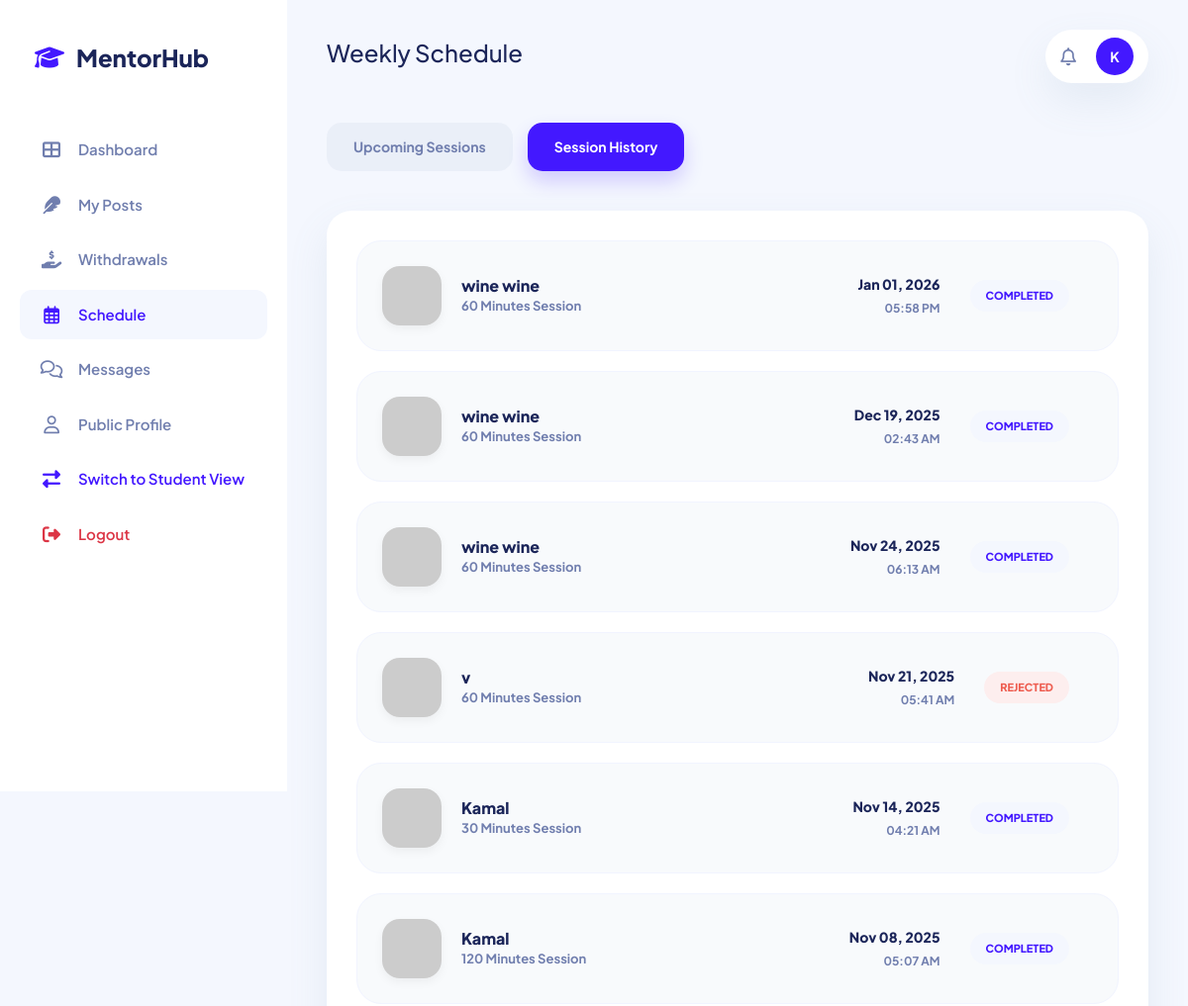
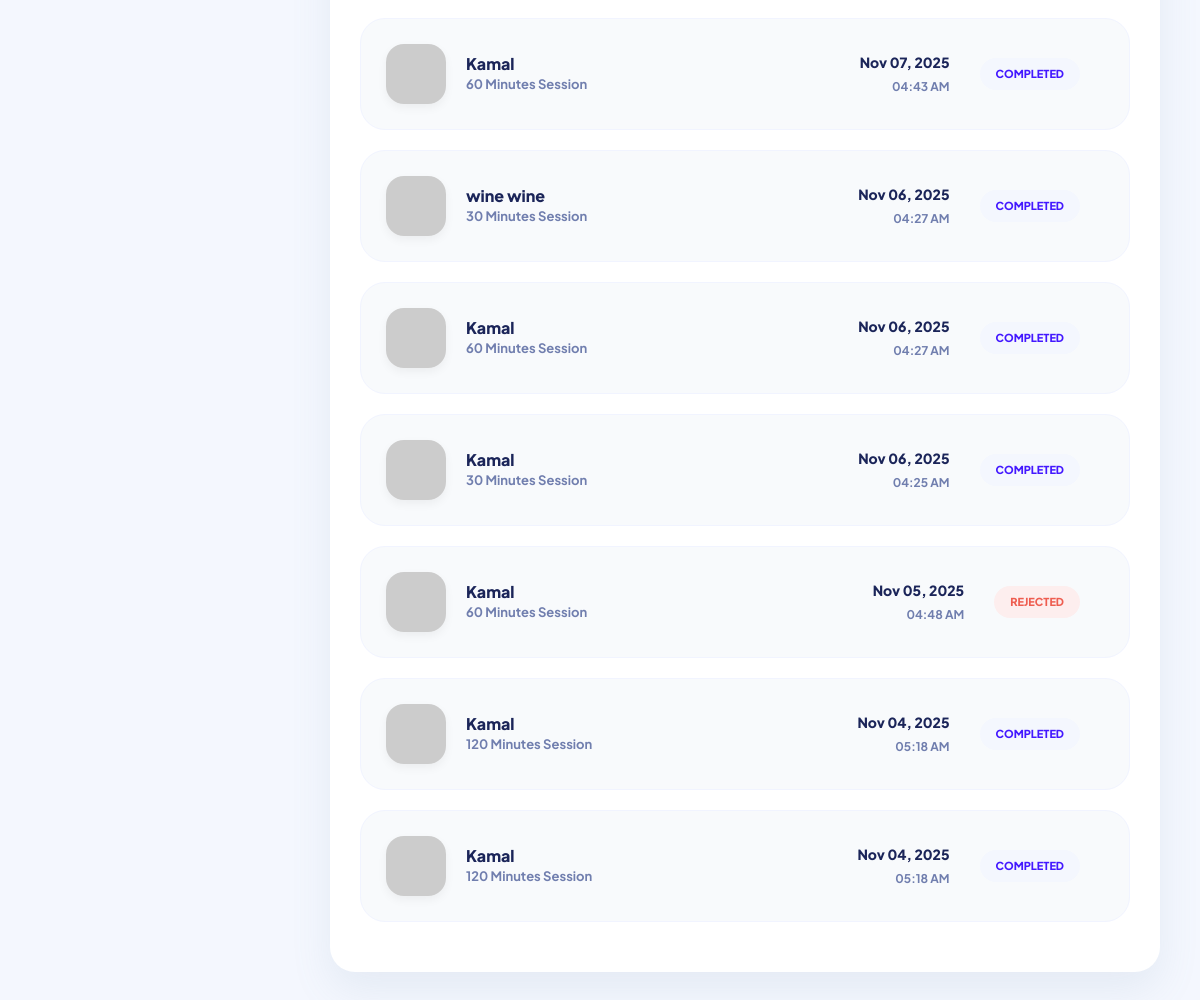
Page /mentor/schedule.php?tab=history (signed in) on the committed database (2 pictures, top to bottom).
### tables this page shows
CREATE TABLE `users` (
  `id` int(11) NOT NULL,
  `name` varchar(100) NOT NULL,
  `email` varchar(150) NOT NULL,
  `password` varchar(255) NOT NULL,
  `created_by_admin` int(11) DEFAULT NULL,
  `role` enum('admin','student','mentor') DEFAULT 'student',
  `status` enum('active','suspended') DEFAULT 'active',
  `created_by` int(11) DEFAULT NULL,
  `mentor_id` int(11) DEFAULT NULL,
  `is_mentor` tinyint(1) DEFAULT 0,
  `created_at` datetime DEFAULT current_timestamp(),
  `balance` decimal(10,2) NOT NULL DEFAULT 0.00,
  `mentor_status` varchar(20) DEFAULT 'none',
  `hourly_rate` decimal(10,2) DEFAULT 10.00,
  `is_volunteer` tinyint(1) DEFAULT 0,
  `admin_id` int(11) DEFAULT NULL,
  `education` text DEFAULT NULL,
  `expertise` text DEFAULT NULL,
  `bio` text DEFAULT NULL,
  `mentor_documents` text DEFAULT NULL,
  `profile_photo` varchar(255) DEFAULT NULL,
  `last_seen` datetime DEFAULT NULL,
  `qr_code` varchar(255) DEFAULT NULL,
  `teaching_balance` decimal(10,2) DEFAULT 0.00
);

CREATE TABLE `appointments` (
  `id` int(11) NOT NULL,
  `student_id` int(11) DEFAULT NULL,
  `mentor_id` int(11) DEFAULT NULL,
  `scheduled_at` datetime DEFAULT NULL,
  `points` decimal(10,2) DEFAULT 0.00,
  `duration_minutes` int(11) DEFAULT NULL,
  `status` enum('pending','paid','accepted','rejected','completed','cancelled') DEFAULT 'pending',
  `price` decimal(10,2) DEFAULT NULL,
  `created_at` datetime DEFAULT current_timestamp(),
  `mentor_paid` tinyint(1) DEFAULT 0,
  `room_id` varchar(100) DEFAULT NULL
);

### public/mentor/schedule.php (the view, shortened to what this page needs)
<?php
require_once '../../includes/db.php';
$mentor_id = $_SESSION['user_id'];
$current_tab = $_GET['tab'] ?? 'upcoming';
$status_filter = ($current_tab === 'upcoming')
    ? "a.status IN ('pending', 'accepted')"
    : "a.status IN ('completed', 'cancelled', 'rejected')";
$stmt = $pdo->prepare("
    SELECT a.*, u.name AS student_name, u.profile_photo AS student_photo
    FROM appointments a
    JOIN users u ON a.student_id = u.id
    WHERE a.mentor_id = ? AND $status_filter
    ORDER BY a.scheduled_at DESC
");
$stmt->execute([$mentor_id]);
$appointments = $stmt->fetchAll(PDO::FETCH_ASSOC);
$stmt = $pdo->prepare("SELECT name FROM users WHERE id = ?");
$stmt->execute([$mentor_id]);
$mentor = $stmt->fetch(PDO::FETCH_ASSOC);
?>
<!DOCTYPE html>
<html lang="en">
<head>
    <link href="https://cdn.jsdelivr.net/npm/bootstrap@5.3.0/dist/css/bootstrap.min.css" rel="stylesheet">
    <link rel="stylesheet" href="https://cdnjs.cloudflare.com/ajax/libs/font-awesome/6.4.0/css/all.min.css">
</head>
<body>
<div class="sidebar">
    <a href="index.php" class="brand-logo">
        <i class="fas fa-graduation-cap"></i>
        <span class="brand-title">MentorHub</span>
    </a>
    <div class="nav-menu">
        <a href="index.php" class="nav-item">
            <i class="fas fa-th-large"></i> Dashboard
        </a>
        <a href="posts.php" class="nav-item">
            <i class="fas fa-feather"></i> My Posts
        </a>
        <a href="withdraw.php" class="nav-item">
            <i class="fas fa-hand-holding-usd"></i> Withdrawals
        </a>
        <a href="schedule.php" class="nav-item active">
            <i class="far fa-calendar-alt"></i> Schedule
        </a>
        <a href="chat.php" class="nav-item">
            <i class="far fa-comments"></i> Messages
        </a>
        <a href="mentor_profile.php?id=<?= $mentor_id ?>" class="nav-item">
            <i class="far fa-user"></i> Public Profile
        </a>
        <a href="../student/index.php" class="nav-item mt-auto" style="color: var(--primary);">
            <i class="fas fa-exchange-alt"></i> Switch to Student View
        </a>
    </div>
    <div class="sidebar-footer">
        <a href="../logout.php" class="nav-item text-danger">
            <i class="fas fa-sign-out-alt"></i> Logout
        </a>
    </div>
</div>
<div class="main-content">
    <div class="topbar">
        <h4>Weekly <span class="fw-800">Schedule</span></h4>
        <div class="top-icons">
            <i class="far fa-bell icon-btn"></i>
            <div class="user-avatar"><?= substr($mentor['name'], 0, 1) ?></div>
        </div>
    </div>
    <div class="premium-tabs">
        <a href="?tab=upcoming" class="tab-btn <?= $current_tab === 'upcoming' ? 'active' : '' ?>">Upcoming Sessions</a>
        <a href="?tab=history" class="tab-btn <?= $current_tab === 'history' ? 'active' : '' ?>">Session History</a>
    </div>
    <div class="panel">
        <?php if (empty($appointments)): ?>
            <div class="text-center py-5">
                <i class="far fa-calendar-times mb-3 opacity-20" style="font-size: 60px;"></i>
                <h5 class="fw-800 text-secondary">No sessions scheduled</h5>
                <p class="text-muted fw-600">You don't have any <?= $current_tab ?> sessions listed yet.</p>
            </div>
        <?php else: ?>
            <div class="schedule-grid">
                <?php foreach($appointments as $appt): ?>
                    <?php
                        $photo = !empty($appt['student_photo']) ? '../../uploads/' . $appt['student_photo'] : 'https://ui-avatars.com/api/?name='.urlencode($appt['student_name']).'&background=4318FF&color=fff';
                    ?>
                    <div class="appt-card">
                        <div class="student-profile">
                            <img src="<?= $photo ?>" class="student-avatar">
                            <div class="student-info">
                                <h6><?= htmlspecialchars($appt['student_name']) ?></h6>
                                <p><?= $appt['duration_minutes'] ?> Minutes Session</p>
                            </div>
                        </div>
                        <div class="d-flex align-items-center">
                            <div class="appt-time-info">
                                <span class="appt-date"><?= date('M d, Y', strtotime($appt['scheduled_at'])) ?></span>
                                <span class="appt-clock"><?= date('h:i A', strtotime($appt['scheduled_at'])) ?></span>
                            </div>
                            <div class="status-box me-4">
                                <span class="status-badge status-<?= $appt['status'] ?>">
                                    <?= $appt['status'] ?>
                                </span>
                            </div>
                        </div>
                    </div>
                <?php endforeach; ?>
            </div>
        <?php endif; ?>
    </div>
</div>
</body>
</html>

### public/mentor/schedule.php (style rules this page uses)
:root { --primary: #4318FF; --primary-light: #F4F7FE; --secondary: #707EAE; --dark: #1B2559; --success: #05CD99; --danger: #EE5D50; --bg: #F4F7FE; --card-bg: #FFFFFF; --sidebar-width: 290px; --shadow-md: 0px 18px 40px rgba(112, 144, 176, 0.12); }
body { font-family: 'Plus Jakarta Sans', sans-serif; background-color: var(--bg); color: var(--dark); min-height: 100vh; margin: 0; display: flex; }
.sidebar { width: var(--sidebar-width); background: var(--card-bg); height: 100vh; position: fixed; left: 0; top: 0; padding: 40px 20px; display: flex; flex-direction: column; z-index: 1000; }
.brand-logo { display: flex; align-items: center; gap: 12px; padding: 0 15px; margin-bottom: 50px; text-decoration: none; }
.brand-logo i { font-size: 24px; color: var(--primary); }
.brand-title { font-size: 24px; font-weight: 800; color: var(--dark); }
.nav-item { display: flex; align-items: center; gap: 15px; padding: 14px 20px; color: var(--secondary); text-decoration: none; font-weight: 600; border-radius: 12px; transition: 0.3s; margin-bottom: 5px; font-size: 15px; }
.nav-item.active { background: var(--primary-light); color: var(--primary); }
.nav-item i { font-size: 18px; width: 24px; text-align: center; }
.main-content { margin-left: var(--sidebar-width); padding: 30px 40px; flex: 1; }
.topbar { display: flex; justify-content: space-between; align-items: center; margin-bottom: 40px; }
.top-icons { display: flex; align-items: center; gap: 20px; background: var(--card-bg); padding: 8px 15px; border-radius: 30px; box-shadow: var(--shadow-md); }
.icon-btn { color: var(--secondary); font-size: 18px; cursor: pointer; }
.user-avatar { width: 38px; height: 38px; background: var(--primary); border-radius: 50%; display: flex; align-items: center; justify-content: center; color: white; font-weight: 700; font-size: 14px; text-transform: uppercase; }
.premium-tabs { display: flex; gap: 15px; margin-bottom: 40px; }
.tab-btn { background: rgba(112, 144, 176, 0.08); color: var(--secondary); padding: 12px 25px; border-radius: 15px; font-weight: 700; font-size: 14px; text-decoration: none; transition: 0.3s; border: 2px solid transparent; }
.tab-btn.active { background: var(--primary); color: white; box-shadow: 0 10px 20px rgba(67, 24, 255, 0.2); }
.panel { background: var(--card-bg); border-radius: 25px; padding: 30px; box-shadow: var(--shadow-md); margin-bottom: 30px; }
.appt-card { background: #f8fafc; padding: 25px; border-radius: 25px; margin-bottom: 20px; display: flex; justify-content: space-between; align-items: center; border: 1px solid #f1f4ff; transition: 0.3s; }
.student-profile { display: flex; align-items: center; gap: 20px; }
.student-avatar { width: 60px; height: 60px; border-radius: 18px; object-fit: cover; box-shadow: 0 4px 10px rgba(0,0,0,0.05); }
.student-info h6 { margin: 0; font-weight: 800; color: var(--dark); font-size: 16px; }
.student-info p { margin: 2px 0 0; font-size: 13px; color: var(--secondary); font-weight: 700; }
.appt-time-info { text-align: right; margin-right: 30px; }
.appt-date { font-weight: 800; color: var(--dark); font-size: 14px; display: block; }
.appt-clock { font-size: 12px; color: var(--secondary); font-weight: 700; }
.status-badge { padding: 8px 16px; border-radius: 30px; font-size: 11px; font-weight: 800; text-transform: uppercase; display: inline-flex; align-items: center; gap: 6px; }
.status-completed { background: #F4F7FE; color: #4318FF; }
.status-rejected { background: #FDEEEE; color: #EE5D50; }

### rows in the picture
users: name "K"
appointments: student.name "wine wine", duration_minutes "60", scheduled_at "Jan 01, 2026", scheduled_at "05:58 PM", status "COMPLETED"
appointments: student.name "wine wine", duration_minutes "60", scheduled_at "Dec 19, 2025", scheduled_at "02:43 AM", status "COMPLETED"
appointments: student.name "wine wine", duration_minutes "60", scheduled_at "Nov 24, 2025", scheduled_at "06:13 AM", status "COMPLETED"
appointments: student.name "v", duration_minutes "60", scheduled_at "Nov 21, 2025", scheduled_at "05:41 AM", status "REJECTED"
appointments: student.name "Kamal", duration_minutes "30", scheduled_at "Nov 14, 2025", scheduled_at "04:21 AM", status "COMPLETED"
appointments: student.name "Kamal", duration_minutes "120", scheduled_at "Nov 08, 2025", scheduled_at "05:07 AM", status "COMPLETED"
appointments: student.name "Kamal", duration_minutes "60", scheduled_at "Nov 07, 2025", scheduled_at "04:43 AM", status "COMPLETED"
appointments: student.name "wine wine", duration_minutes "30", scheduled_at "Nov 06, 2025", scheduled_at "04:27 AM", status "COMPLETED"
appointments: student.name "Kamal", duration_minutes "60", scheduled_at "Nov 06, 2025", scheduled_at "04:27 AM", status "COMPLETED"
appointments: student.name "Kamal", duration_minutes "30", scheduled_at "Nov 06, 2025", scheduled_at "04:25 AM", status "COMPLETED"
appointments: student.name "Kamal", duration_minutes "60", scheduled_at "Nov 05, 2025", scheduled_at "04:48 AM", status "REJECTED"
appointments: student.name "Kamal", duration_minutes "120", scheduled_at "Nov 04, 2025", scheduled_at "05:18 AM", status "COMPLETED"
appointments: student.name "Kamal", duration_minutes "120", scheduled_at "Nov 04, 2025", scheduled_at "05:18 AM", status "COMPLETED"
